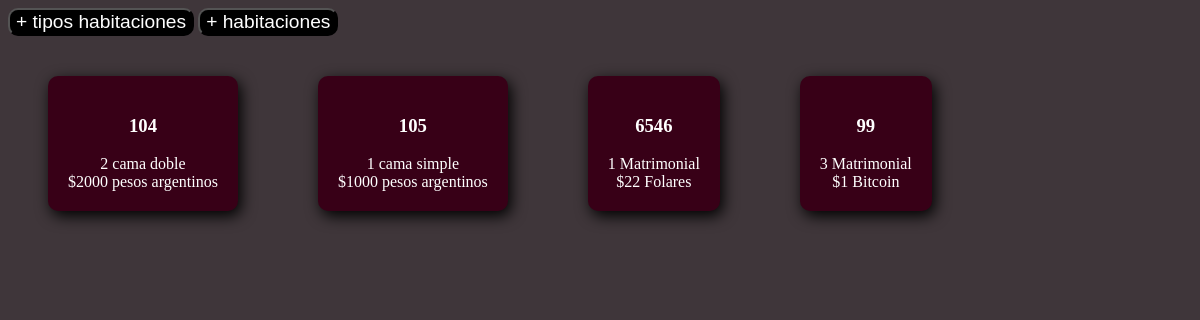
Screenshot of /habitaciones.php with the database file from the repository.
### tables this page shows
CREATE TABLE IF NOT EXISTS `habitacion` (
  `id` int NOT NULL AUTO_INCREMENT,
  `nombre` varchar(100) NOT NULL,
  `id_servi_habitacion` int NOT NULL,
  `habilitado` varchar(5) NOT NULL,
  PRIMARY KEY (`id`),
  UNIQUE KEY `id_servi_habitacion` (`id_servi_habitacion`)
);

CREATE TABLE IF NOT EXISTS `servi_habitacion` (
  `id` int NOT NULL AUTO_INCREMENT,
  `cantidad_persona` int NOT NULL,
  `descripcion` varchar(500) NOT NULL,
  `costo` int NOT NULL,
  `moneda` varchar(150) NOT NULL,
  PRIMARY KEY (`id`)
);

### habitaciones.php (the view, shortened to what this page needs)
<!DOCTYPE html>
<html lang="en">
<head>
    <link rel="stylesheet" href="estilo.css">
</head>
<body>
    <header>
        <button><a href="cargarTipoHabitacion.php">+ tipos habitaciones</a></button>
        <button><a href="cargarHabitacion.php">+ habitaciones</a></button>
    </header>
    <?php
                include('conexion.php');
                $habi = mysqli_query($conexion, "SELECT * FROM `habitacion` inner join servi_habitacion on habitacion.id_servi_habitacion = servi_habitacion.id WHERE 1 order by nombre asc");
                while ($a = mysqli_fetch_array($habi)) {
                    echo "<div class='verHabi' >";
                    echo "<h3>".$a['nombre']."</h3> ";
                    echo $a['cantidad_persona']." ".$a['descripcion']." <br>";
                    echo "$".$a['costo']." ".$a['moneda'];
                    echo "</div>";
                }
        ?>
</body>
</html>

### estilo.css (style rules this page uses)
body { background-color: #3f363a; }
button { font-size: 120%; background-color: black; color: white; border-radius: 10px; }
a { text-decoration: none; color: white; }
.verHabi { display: inline-block; color: white; text-align: center; background-color: #380017; padding: 20px; width: auto; border-radius: 10px; margin: 40px; box-shadow: 3px 5px 15px black; transition: all 500ms ease; }

### rows the page displays
habitacion: nombre "104", id_servi_habitacion.cantidad_persona "2", id_servi_habitacion.descripcion "cama doble", id_servi_habitacion.costo "2000", id_servi_habitacion.moneda "pesos argentinos"
habitacion: nombre "105", id_servi_habitacion.cantidad_persona "1", id_servi_habitacion.descripcion "cama simple", id_servi_habitacion.costo "1000", id_servi_habitacion.moneda "pesos argentinos"
habitacion: nombre "6546", id_servi_habitacion.cantidad_persona "1", id_servi_habitacion.descripcion "Matrimonial", id_servi_habitacion.costo "22", id_servi_habitacion.moneda "Folares"
habitacion: nombre "99", id_servi_habitacion.cantidad_persona "3", id_servi_habitacion.descripcion "Matrimonial", id_servi_habitacion.costo "1", id_servi_habitacion.moneda "Bitcoin"
